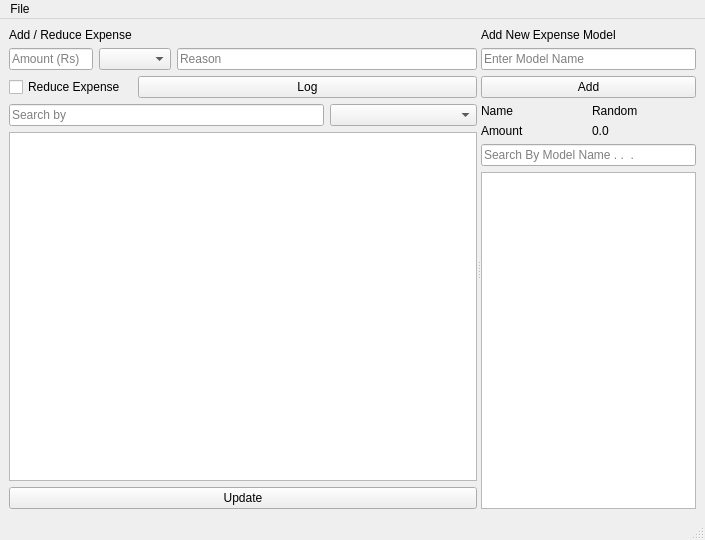
<?xml version="1.0" encoding="UTF-8"?>
<ui version="4.0">
 <class>MainWindow</class>
 <widget class="QMainWindow" name="MainWindow">
  <property name="geometry">
   <rect>
    <x>0</x>
    <y>0</y>
    <width>705</width>
    <height>540</height>
   </rect>
  </property>
  <property name="windowTitle">
   <string>EMS | Expense Maintainance Sheets</string>
  </property>
  <widget class="QWidget" name="centralwidget">
   <layout class="QGridLayout" name="gridLayout_3">
    <item row="0" column="0">
     <widget class="QSplitter" name="splitter">
      <property name="orientation">
       <enum>Qt::Horizontal</enum>
      </property>
      <widget class="QWidget" name="layoutWidget">
       <layout class="QVBoxLayout" name="verticalLayout_2">
        <item>
         <layout class="QGridLayout" name="gridLayout_2">
          <item row="1" column="3" colspan="2">
           <widget class="QLineEdit" name="description">
            <property name="minimumSize">
             <size>
              <width>300</width>
              <height>0</height>
             </size>
            </property>
            <property name="placeholderText">
             <string>Reason</string>
            </property>
           </widget>
          </item>
          <item row="3" column="0" colspan="4">
           <widget class="QLineEdit" name="search">
            <property name="placeholderText">
             <string>Search by</string>
            </property>
           </widget>
          </item>
          <item row="1" column="1" colspan="2">
           <widget class="QComboBox" name="add_for">
            <property name="maxVisibleItems">
             <number>10</number>
            </property>
            <property name="insertPolicy">
             <enum>QComboBox::InsertAlphabetically</enum>
            </property>
            <property name="sizeAdjustPolicy">
             <enum>QComboBox::AdjustToContents</enum>
            </property>
           </widget>
          </item>
          <item row="3" column="4">
           <widget class="QComboBox" name="qtype"/>
          </item>
          <item row="2" column="2" colspan="3">
           <widget class="QPushButton" name="log_button">
            <property name="text">
             <string>Log</string>
            </property>
           </widget>
          </item>
          <item row="2" column="0" colspan="2">
           <widget class="QCheckBox" name="red_exp">
            <property name="text">
             <string>Reduce Expense</string>
            </property>
           </widget>
          </item>
          <item row="1" column="0">
           <widget class="QLineEdit" name="amount_add">
            <property name="placeholderText">
             <string>Amount (Rs)</string>
            </property>
           </widget>
          </item>
          <item row="0" column="0" colspan="2">
           <widget class="QLabel" name="label">
            <property name="text">
             <string>Add / Reduce Expense</string>
            </property>
           </widget>
          </item>
         </layout>
        </item>
        <item>
         <widget class="QTableWidget" name="log">
          <property name="sortingEnabled">
           <bool>true</bool>
          </property>
          <attribute name="horizontalHeaderShowSortIndicator" stdset="0">
           <bool>true</bool>
          </attribute>
          <attribute name="horizontalHeaderStretchLastSection">
           <bool>true</bool>
          </attribute>
          <attribute name="verticalHeaderShowSortIndicator" stdset="0">
           <bool>true</bool>
          </attribute>
          <attribute name="verticalHeaderStretchLastSection">
           <bool>true</bool>
          </attribute>
         </widget>
        </item>
        <item>
         <widget class="QPushButton" name="update_all">
          <property name="text">
           <string>Update</string>
          </property>
         </widget>
        </item>
       </layout>
      </widget>
      <widget class="QWidget" name="layoutWidget">
       <layout class="QVBoxLayout" name="verticalLayout">
        <item>
         <widget class="QLabel" name="label_2">
          <property name="text">
           <string>Add New Expense Model</string>
          </property>
         </widget>
        </item>
        <item>
         <widget class="QLineEdit" name="add_new">
          <property name="placeholderText">
           <string>Enter Model Name</string>
          </property>
         </widget>
        </item>
        <item>
         <widget class="QPushButton" name="add_new_push">
          <property name="text">
           <string>Add</string>
          </property>
         </widget>
        </item>
        <item>
         <layout class="QGridLayout" name="gridLayout">
          <item row="0" column="0">
           <widget class="QLabel" name="label_3">
            <property name="text">
             <string>Name</string>
            </property>
           </widget>
          </item>
          <item row="1" column="0">
           <widget class="QLabel" name="label_4">
            <property name="text">
             <string>Amount</string>
            </property>
           </widget>
          </item>
          <item row="0" column="1">
           <widget class="QLabel" name="name">
            <property name="text">
             <string>Random</string>
            </property>
           </widget>
          </item>
          <item row="1" column="1">
           <widget class="QLabel" name="amount">
            <property name="text">
             <string>0.0</string>
            </property>
           </widget>
          </item>
         </layout>
        </item>
        <item>
         <widget class="QLineEdit" name="name_search">
          <property name="placeholderText">
           <string>Search By Model Name . .  .</string>
          </property>
         </widget>
        </item>
        <item>
         <widget class="QTableWidget" name="name_table">
          <property name="sortingEnabled">
           <bool>true</bool>
          </property>
          <property name="wordWrap">
           <bool>false</bool>
          </property>
          <attribute name="horizontalHeaderCascadingSectionResizes">
           <bool>false</bool>
          </attribute>
          <attribute name="horizontalHeaderStretchLastSection">
           <bool>true</bool>
          </attribute>
          <attribute name="verticalHeaderShowSortIndicator" stdset="0">
           <bool>true</bool>
          </attribute>
          <attribute name="verticalHeaderStretchLastSection">
           <bool>true</bool>
          </attribute>
         </widget>
        </item>
       </layout>
      </widget>
     </widget>
    </item>
   </layout>
  </widget>
  <widget class="QMenuBar" name="menubar">
   <property name="geometry">
    <rect>
     <x>0</x>
     <y>0</y>
     <width>705</width>
     <height>25</height>
    </rect>
   </property>
   <widget class="QMenu" name="menuFile">
    <property name="title">
     <string>File</string>
    </property>
    <addaction name="separator"/>
    <addaction name="actionPrint_Current_Table"/>
    <addaction name="actionBack"/>
   </widget>
   <addaction name="menuFile"/>
  </widget>
  <widget class="QStatusBar" name="statusbar"/>
  <action name="actionPrint_Current_Table">
   <property name="text">
    <string>Print Current Table</string>
   </property>
   <property name="shortcut">
    <string>Ctrl+P</string>
   </property>
  </action>
  <action name="actionBack">
   <property name="text">
    <string>Back</string>
   </property>
   <property name="shortcut">
    <string>Esc</string>
   </property>
  </action>
 </widget>
 <resources/>
 <connections/>
</ui>
